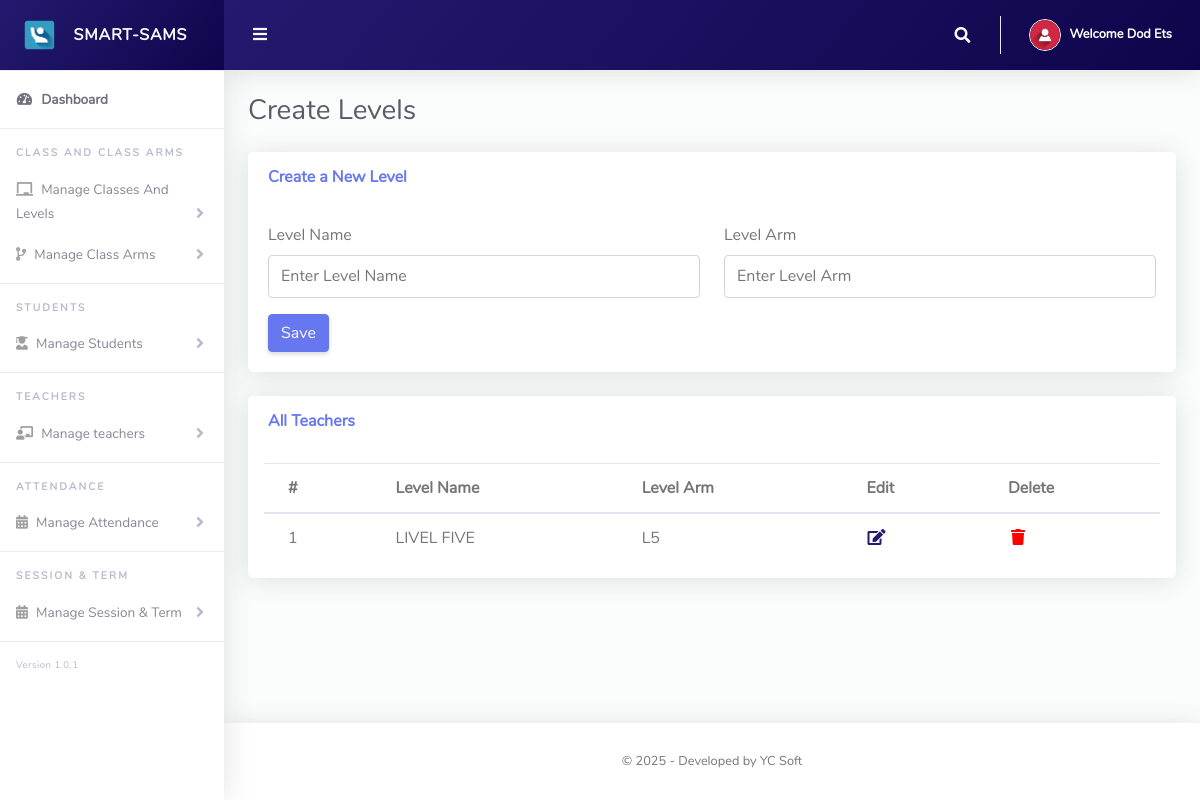
The page /Admin2/createLevels.php (signed in) on the database as committed earlier.
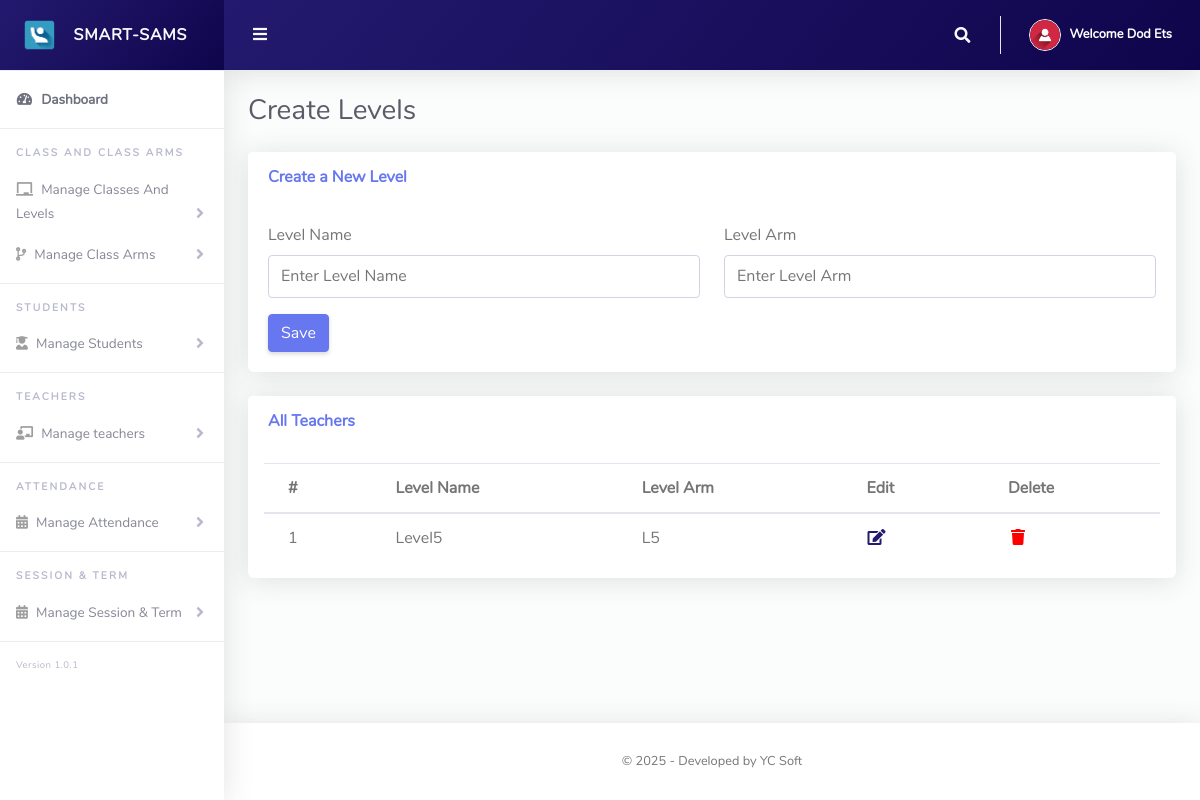
The same page on the database as committed later.
### tables this page shows
CREATE TABLE `levels` (
  `id` int(255) NOT NULL,
  `levelName` varchar(255) NOT NULL,
  `levelS` varchar(255) NOT NULL,
  `school` varchar(255) NOT NULL
);

### Admin2/createLevels.php (the view, shortened to what this page needs)
<?php
include '../Includes/dbcon.php';
?>
<!DOCTYPE html>
<html lang="en">
<head>
  <link href="../vendor/fontawesome-free/css/all.min.css" rel="stylesheet" type="text/css">
  <link href="../vendor/bootstrap/css/bootstrap.min.css" rel="stylesheet" type="text/css">
  <link href="css/ruang-admin.min.css" rel="stylesheet">
</head>
<body id="page-top">
  <div id="wrapper">
      <?php include "Includes/sidebar.php";?>
    <div id="content-wrapper" class="d-flex flex-column">
      <div id="content">
       <?php include "Includes/topbar.php";?>
    <div class="container-fluid" id="container-wrapper">
        <div class="d-sm-flex align-items-center justify-content-between mb-4">
            <h1 class="h3 mb-0 text-gray-800">Create Levels</h1>
        </div>
        <div class="row">
            <div class="col-lg-12">
                <div class="card mb-4">
                    <div class="card-header py-3">
                        <h6 class="m-0 font-weight-bold text-primary">Create a New Level</h6>
                    </div>
                    <div class="card-body">
    <form method="post">
        <div class="form-group row">
            <div class="col-md-6">
                <label>Level Name</label>
                <input type="text" class="form-control" name="levelName"
                    placeholder="Enter Level Name"
                    value="<?php echo isset($editName) ? $editName : ''; ?>" required>
            </div>
            <div class="col-md-6">
                <label>Level Arm</label>
                <input type="text" class="form-control" name="levelS"
                    placeholder="Enter Level Arm"
                    value="<?php echo isset($editArm) ? $editArm : ''; ?>" required>
            </div>
            </div>
        <?php if (isset($_GET['action']) && $_GET['action'] == "edit"): ?>
            <button type="submit" name="update" class="btn btn-primary">Update</button>
        <?php else: ?>
            <button type="submit" name="save" class="btn btn-primary">Save</button>
        <?php endif; ?>
    </form>
</div>
                </div>
                <div class="card mb-4">
                    <div class="card-header py-3">
                        <h6 class="m-0 font-weight-bold text-primary">All Teachers</h6>
                    </div>
                    <div class="table-responsive p-3">
                  <table class="table align-items-center table-flush table-hover" id="dataTableHover">
                    <thead class="thead-light">
                            <thead>
                                <tr>
                                    <th>#</th>
                                    <th>Level Name</th>
                                    <th>Level Arm</th>
                                    <th>Edit</th>
                                    <th>Delete</th>
                                </tr>
                            </thead>
                            <tbody>
                                <?php
$query = "SELECT * FROM levels WHERE school='$s'
";
$rs = $conn->query($query);
$num= mysqli_num_rows($rs);
$sn = 1;
while ($level = $rs->fetch_assoc()) {
                                if ($num> 0){
                                        echo "<tr>
                                            <td>".$sn++."</td>
                                            <td>".$level['levelName']."</td>
                                            <td>".$level['levelS']."</td>
                                            <td><a href='?action=edit&Id=".$level['id']."' class='aso'><i class='fas fa-fw fa-edit aso'></i></a></td>
                                            <td><a href='?action=delete&Id=".$level['id']."' style='color: red'><i class='fas fa-fw fa-trash' style='color: red'></i></a></td>
                                        </tr>";
                                    }
                                else {
                                    echo "<tr><td colspan='8' class='text-center'>No Levels Found</td></tr>";
                                }
                            }
                                ?>
                            </tbody>
                        </table>
                    </div>
                </div>
            </div>
        </div>
        </div>
      </div>
       <?php include "Includes/footer.php";?>
    </div>
  </div>
</body>
</html>

Rows that differ between the two databases and show on the page:
removed levels: levelName "LIVEL FIVE", levelS "L5"
added levels: levelName "Level5", levelS "L5"
